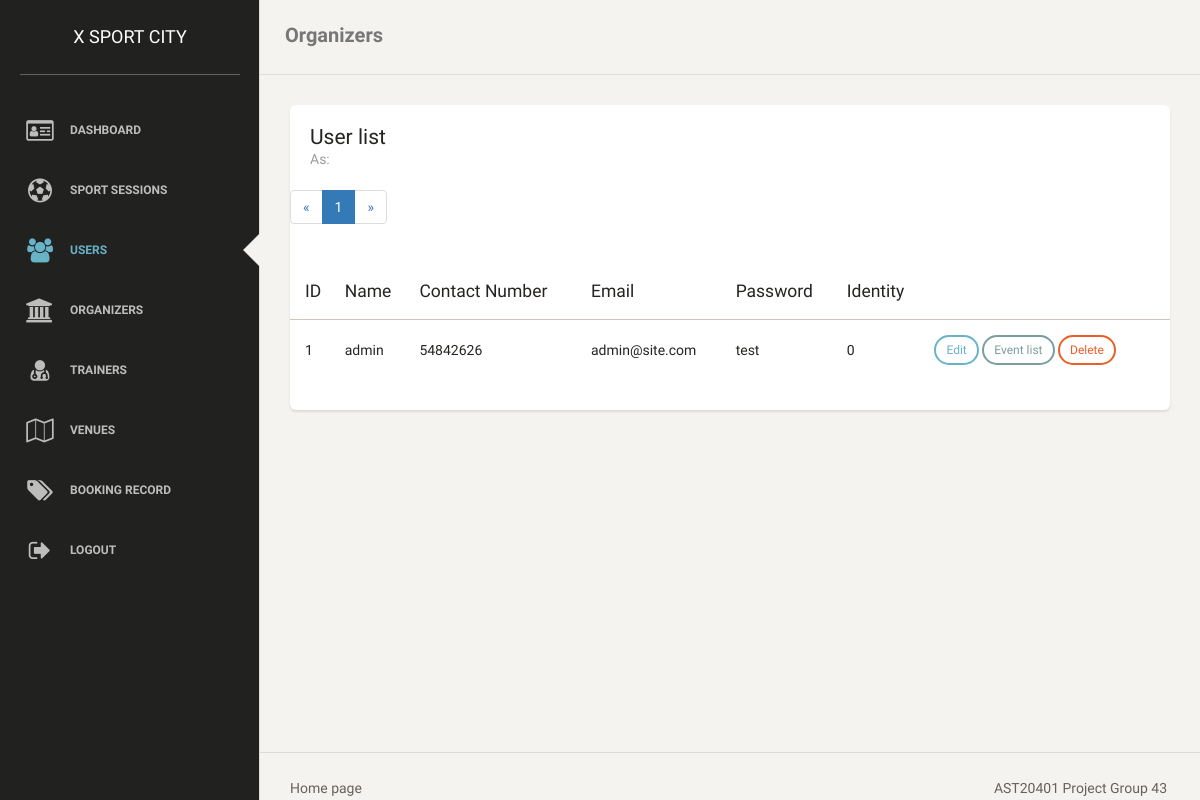
The app's page /index.php/admin/user with its own data.
### tables this page shows
CREATE TABLE `users` (
  `user_id` int(11) UNSIGNED NOT NULL,
  `user_name` varchar(255) NOT NULL,
  `user_password` char(32) NOT NULL,
  `user_email` varchar(255) NOT NULL,
  `user_phone` varchar(255) NOT NULL,
  `user_identity` int(11) NOT NULL DEFAULT '0'
);

### application/controllers/admin.php (called while the page is built, shortened)
<?php if ( ! defined('BASEPATH')) exit('No direct script access allowed');
class admin extends CI_Controller {
    public function user(){
      $this->load->database();
      $page = isset($_GET["page"]) ? $_GET["page"] : 1;
      $results_per_page = 10;
      $start_from = ($page-1) * $results_per_page;
      $sql_string = "SELECT u.* "
          . "FROM users AS u "
          . "ORDER BY u.user_id DESC "
          . "LIMIT $start_from, $results_per_page";
      $sql_query = $this->db->query($sql_string);
      $result = $this->db->query("SELECT COUNT(user_id) AS total FROM users;");
      $row = $result->row();
      $data["total_pages"] = ceil($row->total / $results_per_page);
      $data["current_page"] = $page;
      $data["query_listing"] = $sql_query;
      $this->load->view('admin_header', $data);
      $this->load->view('admin_nav', $data);
      $this->load->view('admin_user', $data);
      $this->load->view('admin_footer', $data);
    }
}

### index.php (called while the page is built, shortened)
<?php
require_once BASEPATH.'core/CodeIgniter.php';

### application/views/admin_user.php (the view, shortened to what this page needs)
<nav class="navbar navbar-default">
    <div class="container-fluid">
        <div class="navbar-header">
            <a class="navbar-brand" href="#">Organizers</a>
        </div>
    </div>
</nav>
<div class="content">
    <div class="container-fluid">
        <div class="row">
            <div class="col-md-12">
                <div class="card">
                    <div class="header">
                        <h4 class="title">User list</h4>
                        <p class="category">As:</p>
                    </div>
                    <ul class="pagination">
                        <li><a href="#">&laquo;</a></li>
                    <?php
                    for ($i=1; $i<=$total_pages; $i++) {
                        echo "<li";
                        if($current_page == $i){
                            echo ' class="active"';
                        }
                        echo "><a href='./user?page=".$i."'>".$i."</a></li>";
                    };
                    ?>
                        <li><a href="#">&raquo;</a></li>
                    </ul>
                    <div class="content table-responsive table-full-width">
                        <table class="table table-striped">
                            <thead>
                            <th>ID</th>
                            <th>Name</th>
                            <th>Contact Number</th>
                            <th>Email</th>
                            <th>Password</th>
                            <th>Identity</th>
                            <th></th>
                            </thead>
                            <tbody>
                            <?php
                            foreach ($query_listing->result() as $row) {
                                echo '<tr>
                                <td>'.$row->user_id.'</td>
                                <td>'.$row->user_name.'</td>
                                <td>'.$row->user_phone.'</td>
                                <td>'.$row->user_email.'</td>
                                <td>'.$row->user_password.'</td>
                                <td>'.$row->user_identity.'</td>
                                <td>
                                <a href="./organizer_edit?id='.$row->user_id.'" class="btn btn-info btn-sm" role="button">Edit</a>
                                    <button class="btn btn-primary btn-sm">Event list</button>
                                    <button class="btn btn-danger btn-sm">Delete</button>
                                </td>
                            </tr>';
                            }
                            ?>
                            </tbody>
                        </table>
                    </div>
                </div>
            </div>
        </div>
    </div>
</div>

### records on screen
users: user_id "1", user_name "admin", user_phone "54842626", user_email "admin@site.com", user_password "test", user_identity "0"
